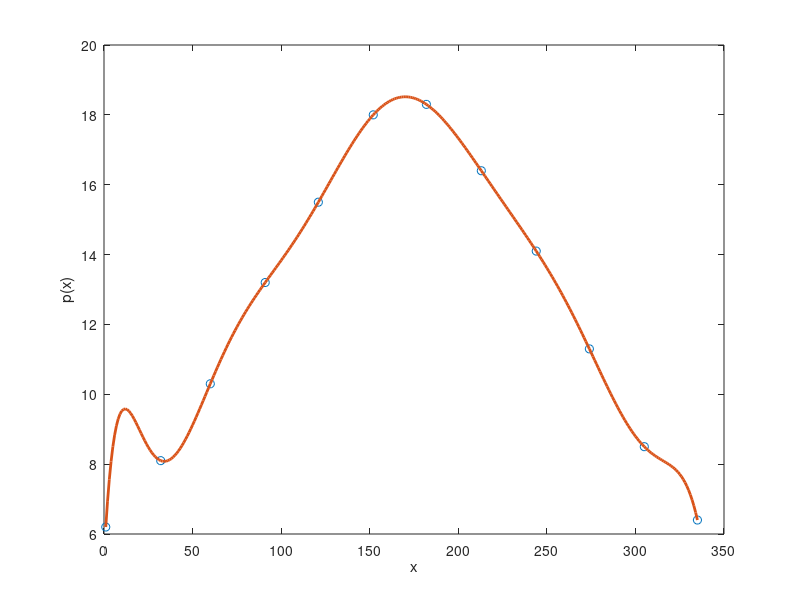

Write the MATLAB code that produced this figure.
load dagdata.mat;

% skapa vandermonde matrisen
A = [ones(size(dag)) dag dag.^2 dag.^3 dag.^4 dag.^5 dag.^6 dag.^7 dag.^8 dag.^9 dag.^10 dag.^11];
c = A\timmar;

p = @(x) c(1) + c(2)*x + c(3)*x.^2 + c(4)*x.^3 + c(5)*x.^4 + c(6)*x.^5 + c(7)*x.^6 + c(8)*x.^7 + c(9)*x.^8 + c(10)*x.^9 + c(11)*x.^10 + c(12)*x.^11;

xv = [1:1:335];
pv = p(xv);
plot(dag,timmar,'o',xv,pv, 'LineWidth', 2)
xlabel('x');
ylabel('p(x)');

% vad är problemet?
% Warning: Matrix is close to singular or badly scaled. Results may be inaccurate. RCOND =  1.648071e-29.
